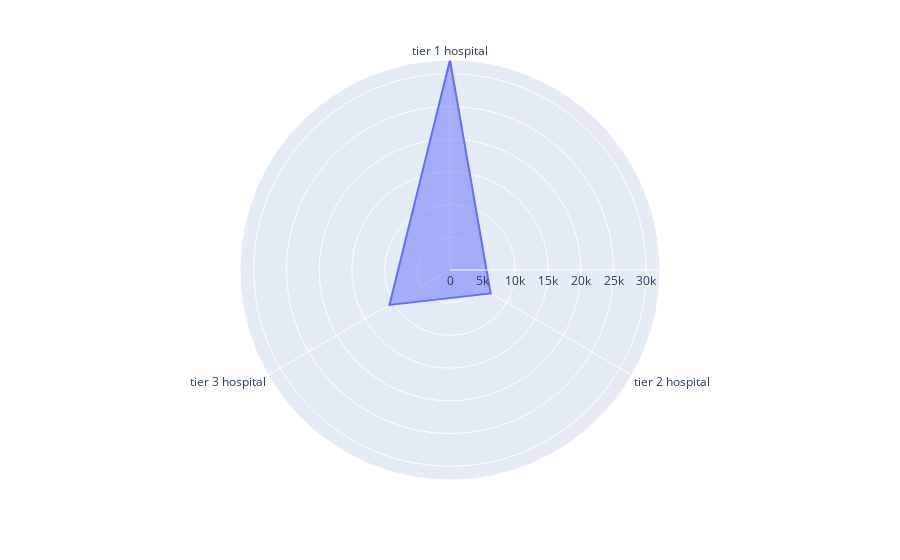

Here is the notebook cell this chart was saved with:
### Code cell
import plotly.express as px
fig = px.line_polar(df, r='r', theta='theta', line_close=True)
fig.update_traces(fill='toself')
fig.show()

### Figure 1 — Plotly figure (JSON) as saved in the notebook; plotly's stock layout.template omitted (floating-point values rounded to 4 significant figures)
{"data": [{"fill": "toself", "hovertemplate": "r=%{r}<br>theta=%{theta}<extra></extra>", "legendgroup": "", "line": {"color": "#636efa", "dash": "solid"}, "marker": {"symbol": "circle"}, "mode": "lines", "name": "", "r": [32100.0, 7169.0, 10680.0, 32100.0], "showlegend": false, "subplot": "polar", "theta": ["tier 1 hospital", "tier 2 hospital", "tier 3 hospital", "tier 1 hospital"], "type": "scatterpolar"}], "layout": {"autosize": true, "legend": {"tracegroupgap": 0}, "margin": {"t": 60}, "polar": {"angularaxis": {"direction": "clockwise", "rotation": 90, "type": "category"}, "domain": {"x": [0, 1], "y": [0, 1]}, "radialaxis": {"autorange": true, "range": [0, 32100.0], "type": "linear"}}}}
